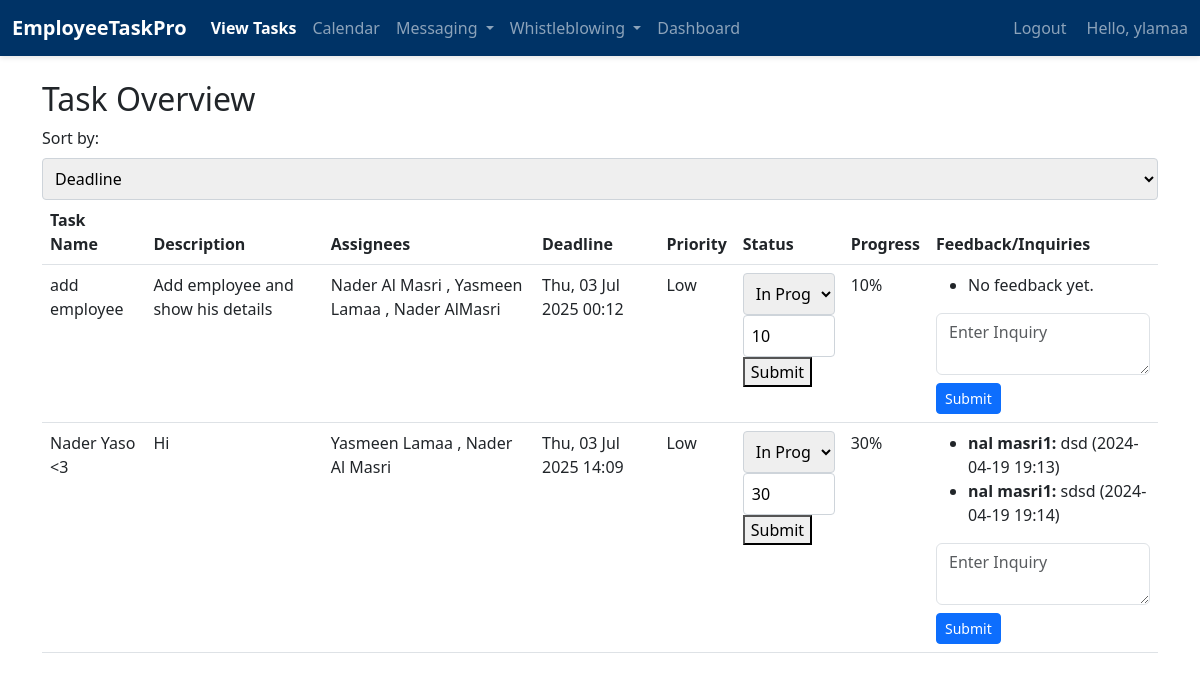
The page /emp/my-tasks/ (signed in) on the database as committed earlier.
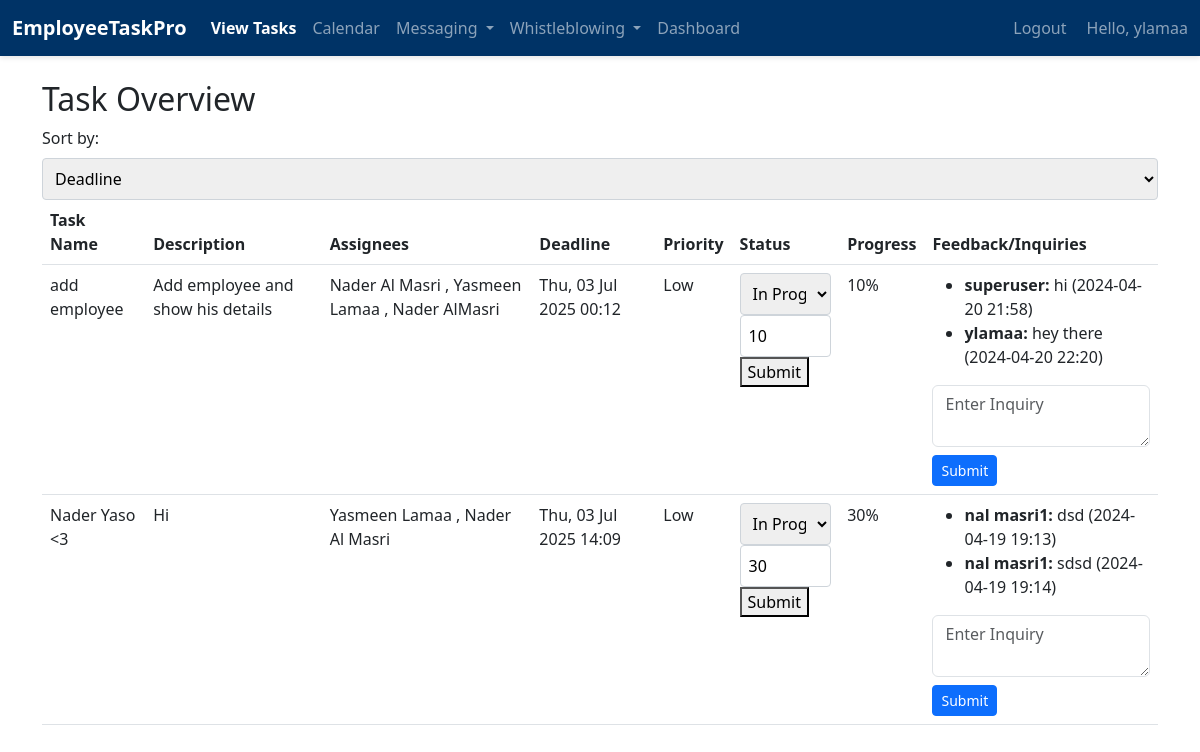
The same page on the database as committed later.
### emp/models.py (models this page shows, shortened)
class TaskAssignee(models.Model):
    task = models.ForeignKey('Task', on_delete=models.CASCADE)
    emp = models.ForeignKey('Emp', on_delete=models.CASCADE)
    weight = models.IntegerField(help_text='Percentage of task responsibility')
    status = models.CharField(
        max_length=50,
        choices=[('Not Started', 'Not Started'), ('In Progress', 'In Progress'), ('Completed', 'Completed')],
        default='Not Started'
    )
    progress = models.IntegerField(default=0, help_text='Specific progress for tasks that are "In Progress"', validators=[MinValueValidator(0), MaxValueValidator(100)])
    class Meta:
        unique_together = ('task', 'emp')

class Task(models.Model):
    title = models.CharField(max_length=200)
    description = models.TextField(blank=True, null=True)
    deadline = models.DateTimeField(null=True, blank=True)
    feedback = models.TextField(blank=True, null=True)
    urgency = models.CharField(
        max_length=50,
        choices=[('Low', 'Low'), ('Medium', 'Medium'), ('High', 'High')],
        default='Low'
    )
    status = models.CharField(
        max_length=50,
        choices=[('Not Started', 'Not Started'), ('In Progress', 'In Progress'), ('Completed', 'Completed')],
        default='Not Started'
    )
    progress_percentage = models.IntegerField(default=0, validators=[MinValueValidator(0), MaxValueValidator(100)],
                                              help_text='Progress percentage for tasks that are "In Progress"')
    date_created = models.DateTimeField(default=timezone.now)
    date_updated = models.DateTimeField(auto_now=True)

class Emp(models.Model):
    firstname=models.CharField(max_length=200)
    fathername=models.CharField(max_length=200)
    lastname=models.CharField(max_length=200)
    gender = models.TextField(blank=True,null= True)
    dob = models.DateField(blank=True,null= True)
    emp_id=models.CharField(max_length=200)
    phone = models.CharField(max_length=20, null=True)
    email = models.EmailField(null=True)
    date_hired = models.DateField(default=timezone.now)
    salary = models.FloatField(default=0)
    date_added = models.DateTimeField(default=timezone.now)
    date_updated = models.DateTimeField(auto_now=True)
    address = models.CharField(max_length=100, null=True)
    status=models.BooleanField(default=True)
    department=models.CharField(max_length=200, null=True)
    user = models.OneToOneField(User, on_delete=models.CASCADE, null=True)

class Feedback(models.Model):
    task = models.ForeignKey(Task, related_name='feedbacks', on_delete=models.CASCADE)
    content = models.TextField()
    created_by = models.ForeignKey(User, on_delete=models.CASCADE)
    created_at = models.DateTimeField(auto_now_add=True)

### emp/views.py (the view, shortened to what this page needs)
# urls.py: path("my-tasks/", my_tasks, name='my_tasks'),
@login_required
def my_tasks(request):
    user_emp = request.user.emp if hasattr(request.user, 'emp') else None
    sort = request.GET.get('sort', 'deadline')  # Default sorting by deadline
    task_assignees = TaskAssignee.objects.filter(emp=user_emp).exclude(status='Completed').select_related('task')
    if sort == 'urgency':
        task_assignees = task_assignees.order_by(Case(
            When(task__urgency='High', then=1),
            When(task__urgency='Medium', then=2),
            When(task__urgency='Low', then=3),
            default=4
        ))
    else:  # Default sort by deadline
        task_assignees = task_assignees.order_by('task__deadline')
    tasks_with_progress = [{
        'task_assignee': task_assignee,
        'progress': task_assignee.progress,
        'status': task_assignee.status
    } for task_assignee in task_assignees]
    context = {
        'tasks_with_progress': tasks_with_progress,
        'user_emp': user_emp,
        'current_sort': sort,
    }
    return render(request, 'emp/my_tasks.html', context)

### emp/context_processors.py (called while the page is built)
def user_roles(request):
    is_hr_or_manager = request.user.groups.filter(name__in=['HR', 'Manager']).exists()
    is_employee = request.user.groups.filter(name='Employee').exists()
    return {
        'is_hr_or_manager': is_hr_or_manager,
        'is_employee': is_employee,
    }

### templates/emp/my_tasks.html (shortened to what this page needs)
{% load static %}
<!doctype html>
<html lang="en">
<head>
    <link href="https://cdn.jsdelivr.net/npm/bootstrap@5.2.2/dist/css/bootstrap.min.css" rel="stylesheet">
    <link href="https://cdn.jsdelivr.net/npm/select2@4.1.0-beta.1/dist/css/select2.min.css" rel="stylesheet">
    <link rel="stylesheet" href="{% static 'css/assigntask.css' %}">
</head>
<body>
    {% include 'emp/navbar.html' %}
    <div class="container my-4">
        <h2>Task Overview</h2>
        <form method="get" action="">
            <label for="sort">Sort by:</label>
            <select name="sort" onchange="this.form.submit()">
                <option value="deadline" {% if current_sort == 'deadline' %}selected{% endif %}>Deadline</option>
            </select>
        </form>
        <table class="table">
            <thead>
                <tr>
                    <th>Task Name</th>
                    <th>Description</th>
                    <th>Assignees</th>
                    <th>Deadline</th>
                    <th>Priority</th>
                    <th>Status</th>
                    <th>Progress</th>
                    <th>Feedback/Inquiries</th>
                </tr>
            </thead>
            <tbody>
                {% for tp in tasks_with_progress %}
                <tr>
                    <td>{{ tp.task_assignee.task.title }}</td>
                    <td>{{ tp.task_assignee.task.description }}</td>
                    <td>
                        {% for assignment in tp.task_assignee.task.taskassignee_set.all %}
                            {{ assignment.emp.user.get_full_name }}
                            {% if not forloop.last %}, {% endif %}
                        {% endfor %}
                    </td>
                    <td>{{ tp.task_assignee.task.deadline|date:"D, d M Y H:i" }}</td>
                    <td>{{ tp.task_assignee.task.urgency }}</td>
                    <td>
                        <form method="post" action="{% url 'emp:my_tasks' %}">
                            <select name="status" class="status-dropdown" onchange="checkStatus(this)">
                                <option value="In Progress" {% if tp.task_assignee.status == "In Progress" %}selected{% endif %}>In Progress</option>
                            </select>
                            <input type="number" name="progress" class="progress-input" style="display: none;" min="{{ tp.task_assignee.progress }}" max="100" placeholder="Enter progress %" value="{{ tp.task_assignee.progress }}">
                            <button type="submit" class="submit-btn" style="display: none;">Submit</button>
                        </form>
                    </td>
                    <td>{{ tp.progress }}%</td>
                    <td>
                        <ul>
                            {% for feedback in tp.task_assignee.task.feedbacks.all %}
                            <li><strong>{{ feedback.created_by.username }}:</strong> {{ feedback.content }} ({{ feedback.created_at|date:"Y-m-d H:i" }})</li>
                            {% empty %}
                            <li>No feedback yet.</li>
                            {% endfor %}
                        </ul>
                        {% if tp.task_assignee.task.id %}
                        <form action="{% url 'emp:add_task_feedback' tp.task_assignee.task.id %}" method="post">
                            <textarea name="feedback" class="form-control mb-2" placeholder="Enter Inquiry"></textarea>
                            <button type="submit" class="btn btn-primary btn-sm">Submit</button>
                        </form>
                        {% else %}
                        <div>Error: Task ID is missing or invalid, cannot submit feedback.</div>
                        {% endif %}
                </tr>
                {% empty %}
                <tr>
                    <td colspan="6" class="text-center">No tasks assigned.</td>
                </tr>
                {% endfor %}
            </tbody>
        </table>
    </div>
</body>
</html>

### templates/emp/navbar.html (shortened to what this page needs)
{% load static %}
<!DOCTYPE html>
<html lang="en">
<head>
    <link rel="stylesheet" href="{% static 'css/navbar.css' %}">
    <link href="https://cdn.jsdelivr.net/npm/bootstrap@5.3.0/dist/css/bootstrap.min.css" rel="stylesheet">
    <link rel="stylesheet" href="https://cdnjs.cloudflare.com/ajax/libs/font-awesome/5.15.4/css/all.min.css" />
</head>
<body>
    {% if request.user.is_authenticated %}
    <nav class="navbar navbar-expand-lg navbar-dark" style="background-color:  #003366">
        <div class="container-fluid">
            <a class="navbar-brand" href="/emp/">EmployeeTaskPro</a>
            <div class="collapse navbar-collapse" id="navbarSupportedContent">
                <ul class="navbar-nav me-auto mb-2 mb-lg-0">
                    {% if is_employee %}
                    <li class="nav-item">
                        <a class="nav-link" href="/emp/my-tasks/">View Tasks</a>
                    </li>
                    <li class="nav-item">
                        <a class="nav-link" href="/emp/calendar/">Calendar</a>
                    </li>
                    {% endif %}
                    <li class="nav-item dropdown">
                        <a class="nav-link dropdown-toggle" href="#" id="navbarDropdownMessaging" role="button" data-bs-toggle="dropdown" aria-expanded="false">
                            Messaging
                        </a>
                    </li>
                    {% if request.user.is_authenticated %}
                    <li class="nav-item dropdown">
                        <a class="nav-link dropdown-toggle" href="#" id="navbarDropdownWhistleblowing" role="button" data-bs-toggle="dropdown" aria-expanded="false">
                            Whistleblowing
                        </a>
                    </li>
                    {% endif %}
                    <li class="nav-item">
                        <a class="nav-link" href="/emp/emp-dashboard/">Dashboard</a>
                    </li>
                </ul>
                <ul class="navbar-nav ms-auto mb-2 mb-lg-0">
                    {% if request.user.is_authenticated %}
                    <li class="nav-item">
                        <form action="{% url 'logout' %}" method="post">
                            <button type="submit" class="btn btn-link nav-link" style="padding: 0; border: none; background: none; margin-right: 20px;">Logout</button>
                        </form>
                    </li>
                    {% else %}
                    <li class="nav-item">
                    </li>
                    {% endif %}
                    <li class="nav-item">
                        <span class="navbar-text mr-3">
                        Hello, {{ request.user.username }}
                        </span>
                    </li>
                </ul>
            </div>
        </div>
    </nav>
{% endif %}
</body>
</html>

### static/css/assigntask.css (style rules this page uses)
body { font-family: 'Helvetica Neue', Arial, sans-serif; background-color: #f8f9fa; margin: 0; padding-top: 20px; }
form { background: transparent; }
label { font-weight: 500; margin-bottom: 0.5rem; }
input, select, textarea { width: 100%; padding: 0.5rem; margin-top: 0.25rem; margin-bottom: 1rem; border: 1px solid #ced4da; border-radius: 0.25rem; box-sizing: border-box; transition: border-color 0.15s ease-in-out, box-shadow 0.15s ease-in-out; }
.btn { padding: 0.375rem 0.75rem; transition: color 0.15s ease-in-out, background-color 0.15s ease-in-out, border-color 0.15s ease-in-out; }
.btn-primary { color: #fff; background-color: #007bff; border-color: #007bff; }

### static/css/navbar.css (style rules this page uses)
body { font-family: 'Arial', sans-serif; margin: 0; padding: 0; background: #f4f4f4; }
.navbar { box-shadow: 0 2px 5px rgba(0,0,0,0.1); font-size: 16px; }
.navbar-brand { font-weight: bold; }
.nav-link { transition: color 0.3s; }
.btn-link { transition: color 0.3s; }
.nav-item.active .nav-link, .nav-link.active { color: #ffffff; font-weight: bold; }

Rows that differ between the two databases and show on the page:
shown differently, row unchanged: TaskAssignee "add employee": no longer shows "No feedback yet."
added Feedback: created_by.username "superuser", content "hi", created_at "2024-04-20 21:58", shown under TaskAssignee "add employee"
added Feedback: created_by.username "ylamaa", content "hey there", created_at "2024-04-20 22:20", shown under TaskAssignee "add employee"
